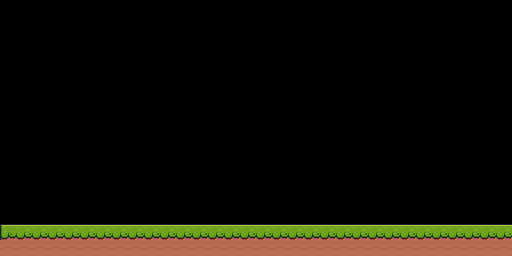

Tiled map render using the project's own tile images. Description and the whole map definition, tile-layer contents included, below:
An orthogonal 32x16 tile map with 16x16 px tiles, 1 tile layer (Terrain), 4 tilesets.

<map version="1.5" tiledversion="1.7.2" orientation="orthogonal" renderorder="right-down" width="32" height="16" tilewidth="16" tileheight="16" infinite="0" nextlayerid="15" nextobjectid="142">
 <editorsettings>
  <export target="map1.json" format="json" />
 </editorsettings>
 <tileset firstgid="1" source="Terrain (16x16).tsx" />
 <tileset firstgid="243" source="tileset-cave.tsx" />
 <tileset firstgid="705" source="Apple.tsx" />
 <tileset firstgid="722" source="Bananas.tsx" />
 <layer id="13" name="Terrain" width="32" height="16">
  <data encoding="csv">
0,0,0,0,0,0,0,0,0,0,0,0,0,0,0,0,0,0,0,0,0,0,0,0,0,0,0,0,0,0,0,0,
0,0,0,0,0,0,0,0,0,0,0,0,0,0,0,0,0,0,0,0,0,0,0,0,0,0,0,0,0,0,0,0,
0,0,0,0,0,0,0,0,0,0,0,0,0,0,0,0,0,0,0,0,0,0,0,0,0,0,0,0,0,0,0,0,
0,0,0,0,0,0,0,0,0,0,0,0,0,0,0,0,0,0,0,0,0,0,0,0,0,0,0,0,0,0,0,0,
0,0,0,0,0,0,0,0,0,0,0,0,0,0,0,0,0,0,0,0,0,0,0,0,0,0,0,0,0,0,0,0,
0,0,0,0,0,0,0,0,0,0,0,0,0,0,0,0,0,0,0,0,0,0,0,0,0,0,0,0,0,0,0,0,
0,0,0,0,0,0,0,0,0,0,0,0,0,0,0,0,0,0,0,0,0,0,0,0,0,0,0,0,0,0,0,0,
0,0,0,0,0,0,0,0,0,0,0,0,0,0,0,0,0,0,0,0,0,0,0,0,0,0,0,0,0,0,0,0,
0,0,0,0,0,0,0,0,0,0,0,0,0,0,0,0,0,0,0,0,0,0,0,0,0,0,0,0,0,0,0,0,
0,0,0,0,0,0,0,0,0,0,0,0,0,0,0,0,0,0,0,0,0,0,0,0,0,0,0,0,0,0,0,0,
0,0,0,0,0,0,0,0,0,0,0,0,0,0,0,0,0,0,0,0,0,0,0,0,0,0,0,0,0,0,0,0,
0,0,0,0,0,0,0,0,0,0,0,0,0,0,0,0,0,0,0,0,0,0,0,0,0,0,0,0,0,0,0,0,
0,0,0,0,0,0,0,0,0,0,0,0,0,0,0,0,0,0,0,0,0,0,0,0,0,0,0,0,0,0,0,0,
0,0,0,0,0,0,0,0,0,0,0,0,0,0,0,0,0,0,0,0,0,0,0,0,0,0,0,0,0,0,0,0,
7,8,8,8,8,8,8,8,8,8,8,8,8,8,8,8,8,8,8,8,8,8,8,8,8,8,8,8,8,8,8,8,
30,30,30,30,30,30,30,30,30,30,30,30,30,30,30,30,30,30,30,30,30,30,30,30,30,30,30,30,30,30,30,30
</data>
 </layer>
</map>
